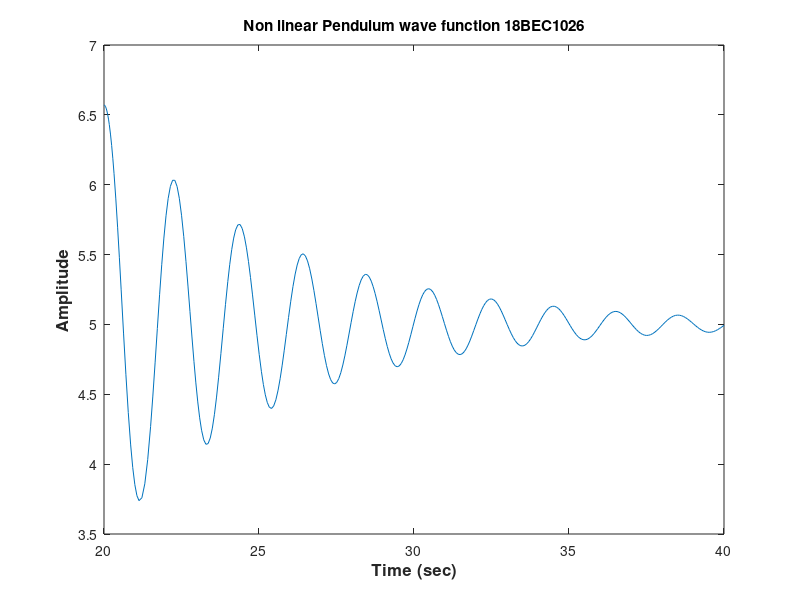
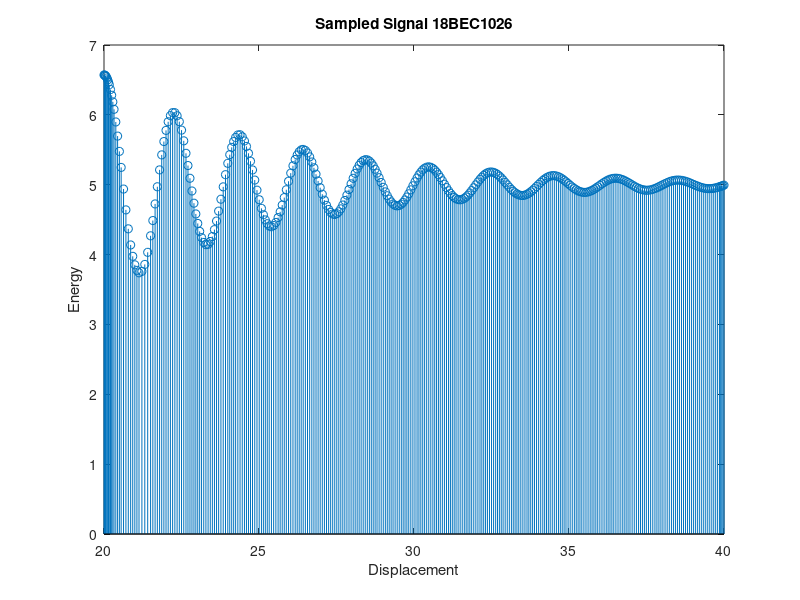
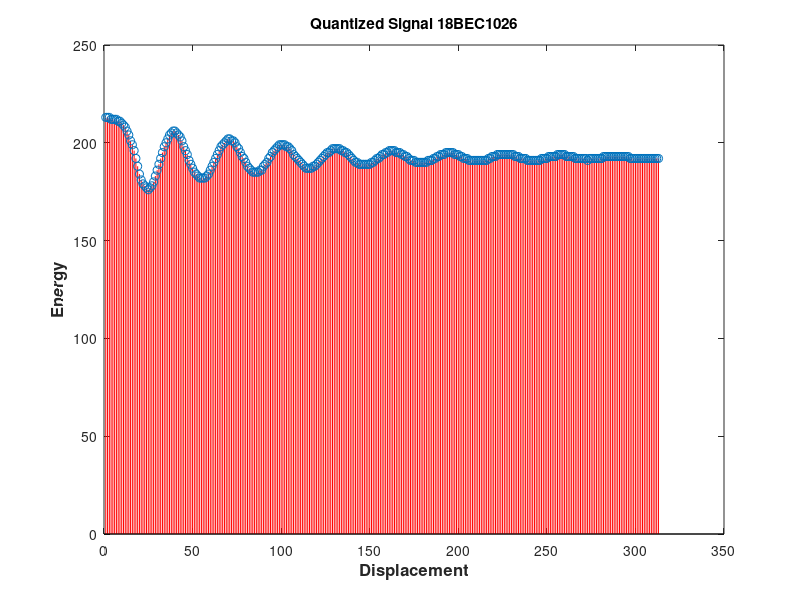
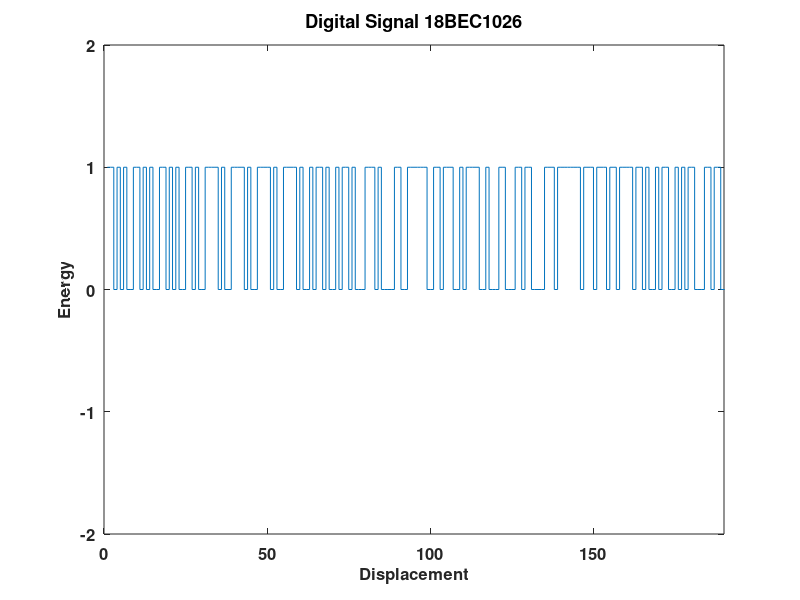

These figures' MATLAB source, in order:
clc
clear all
close all
m=0.3;b=0.1;L=1;g=9.81;%giving the intial conditions for the pendulum
r=g/L;
k=b/(m*L);
f = @(t,x) [x(2);-k*x(2)-r*sin(x(1))];
init = [pi/2;0]; % gives the intial conditions of x(0)=pi/2 and x'(0)=0
[x,xx] = ode45(f,[20 40],init);%here[20,40] desribes the interval of time of run
xx=xx+5;
y=length(xx);
for i=1:y
    E(i)=xx(i,1);
end
plot(x,E)
title('Non linear Pendulum wave function 18BEC1026');
xlabel('Time (sec)','FontSize',12,'FontWeight',"bold");
ylabel('Amplitude','FontSize',12,'FontWeight',"bold");
figure(2)
stem(x,E); % plot of sampled signal
title('Sampled Signal 18BEC1026');
xlabel('Displacement');
ylabel('Energy');

n1=8;%number of bits per sample
L=2^n1;%no of levels of quantization
xmax=10;
xmin=-10;
del=(xmax-xmin)/L; %defining del
partition=xmin:del:xmax; % definition of decision lines
codebook=xmin-(del/2):del:xmax+del/2; % definition of representation levels
[index,quants]=quantiz(E,partition,codebook);%quantiz is inbuilt function which is used to quantize the signal
% gives rounded off values of the samples
figure(3)
set(gca,'Fontsize',12,'Fontweight','bold')
stem(index,"color",'r');%plotting of quantized signal
title('Quantized Signal 18BEC1026');
xlabel('Displacement','FontSize',12,'FontWeight',"bold");
ylabel('Energy','FontSize',12,'FontWeight',"bold");


% NORMALIZATION
l1=length(index); % to convert 1 to n as 0 to n-1 indicies
for i=1:l1
    if (index(i)~=0)
        index(i)=index(i)-1;
    end
end
l2=length(quants);
for i=1:l2 % to convert the end representation levels within the range.
    if(quants(i)==xmin-(del/2))
        quants(i)=xmin+(del/2);
    end
    if(quants(i)==xmax+(del/2))
        quants(i)=xmax-(del/2);
    end
end
% ENCODING
code=de2bi(index,'left-msb'); % DECIMAL TO BINANRY CONV OF INDICIES
k=1;
for i=1:l1 % to convert column vector to row vector
    for j=1:n1
        Coded(k)=code(i,j);
        j=j+1;
        k=k+1;
    end
    i=i+1;
end
figure(4);
stairs(Coded);
axis([0 190 -2 2])
%plot of digital signal
title('Digital Signal 18BEC1026');
set(gca,'Fontsize',12,'Fontweight','bold')
xlabel('Displacement','FontSize',12,'FontWeight',"bold");
ylabel('Energy','FontSize',12,'FontWeight',"bold");
%Demodulation
code1=reshape(Coded,n1,(length(Coded)/n1));
index1=bi2de(code1,'left-msb'); %converting from decimal to binary
resignal=del*index+xmin+(del/2);
figure(5);%plot of demodulated signal compared to original signl
subplot(2,1,1)%plot of demodulated signal
plot(x,resignal,"color",'k'); 
title('Demodulated Signal 18BEC1026');
xlabel('Displacement','FontSize',12,'FontWeight',"bold");
ylabel('Energy','FontSize',12,'FontWeight',"bold");
subplot(2,1,2)
plot(x,E,"color",'m');%plot of original signal
title('Original Signal 18BEC1026');
xlabel('Displacement','FontSize',12,'FontWeight',"bold");
ylabel('Energy','FontSize',12,'FontWeight',"bold");